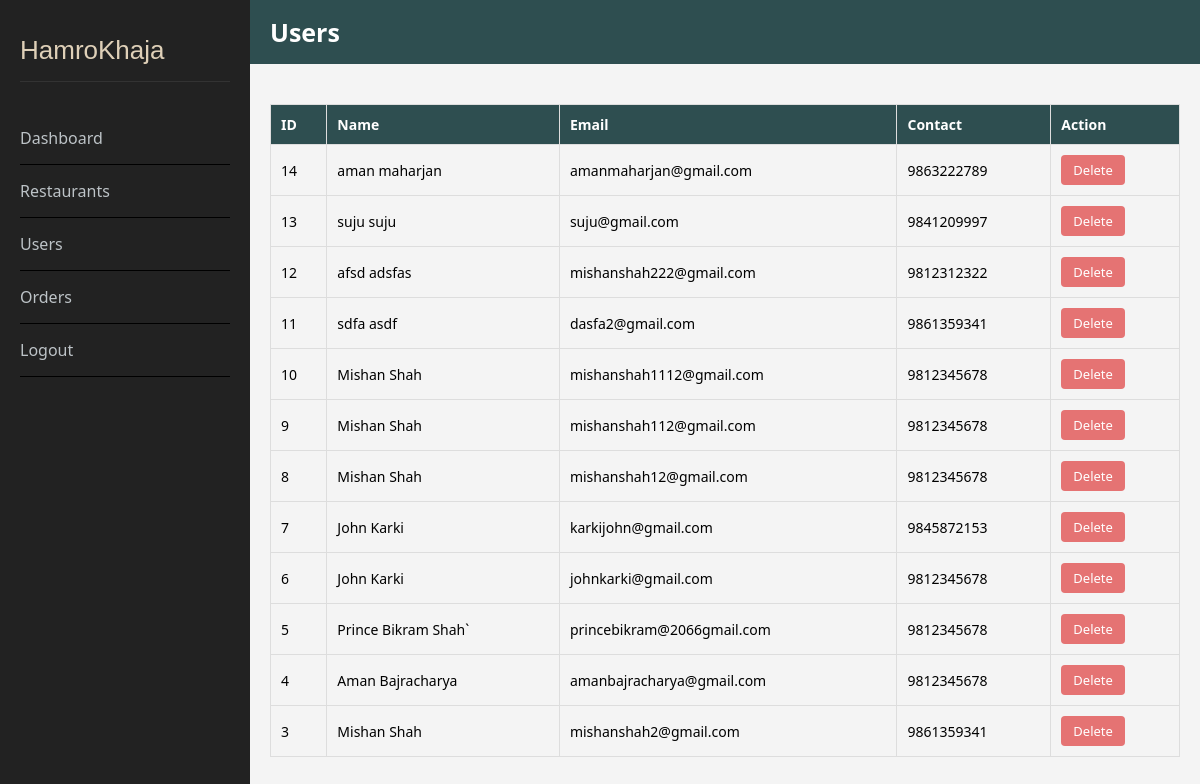
The app's page /system-admin/users.php (signed in), older data.
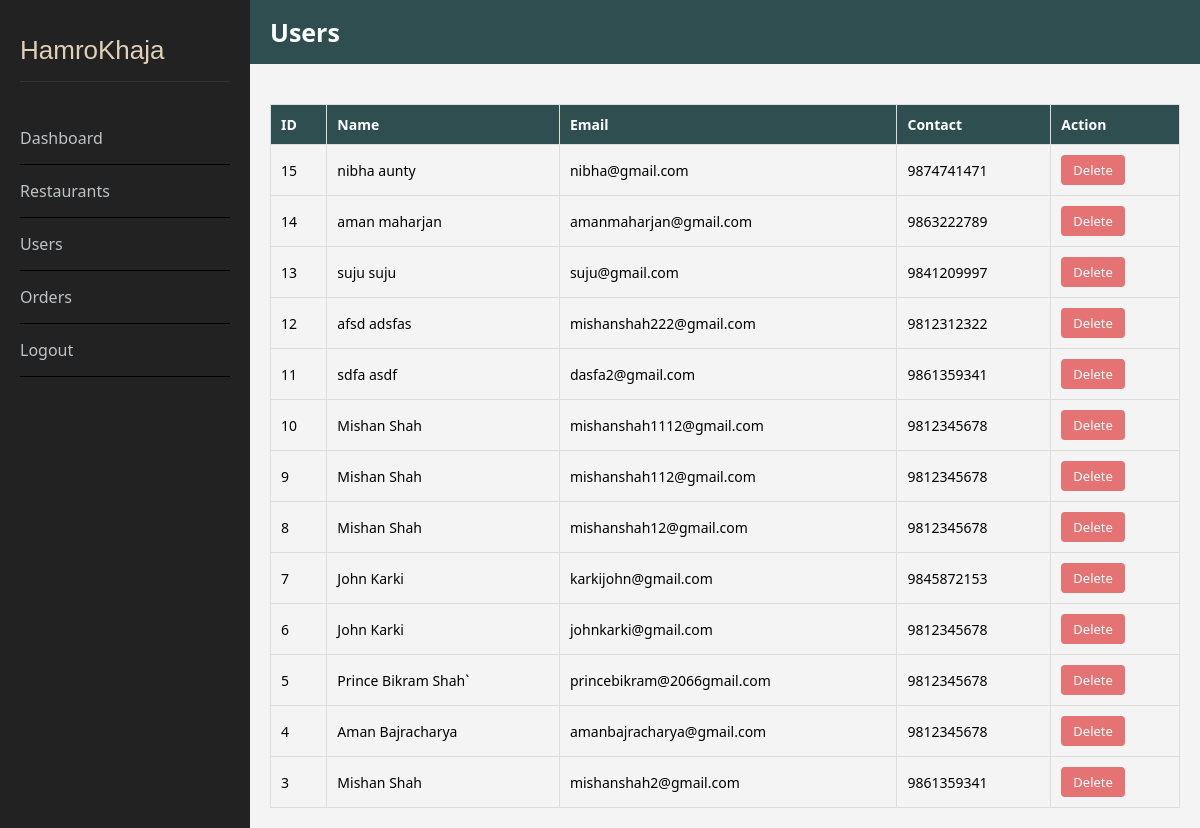
The same page, newer data.
### tables this page shows
CREATE TABLE `users` (
  `id` int(11) NOT NULL,
  `name` varchar(100) NOT NULL,
  `email` varchar(100) NOT NULL,
  `password` varchar(255) NOT NULL,
  `contact` varchar(15) NOT NULL
);

### system-admin/users.php (the view, shortened to what this page needs)
<?php
require_once('../db/connection.php');
?>
<!DOCTYPE html>
<html lang="en">
<head>
</head>
<body>
<div class="sidebar">
    <a href="dashboard.php" class="logo">HamroKhaja</a>
    <a href="dashboard.php">Dashboard</a>
    <a href="restaurants.php">Restaurants</a>
    <a href="users.php">Users</a>
    <a href="orders.php">Orders</a>
    <a href="logout.php">Logout</a>
</div>
<div class="main-content">
    <div class="topbar">Users</div>
    <div class="content">
        <table class="menu-table">
            <thead>
                <tr>
                    <th>ID</th>
                    <th>Name</th>
                    <th>Email</th>
                    <th>Contact</th>
                    <th>Action</th>
                </tr>
            </thead>
            <tbody>
                <?php
                $result = $conn->query("SELECT id, name, email, contact FROM users ORDER BY id DESC");
                while ($row = $result->fetch_assoc()):
                ?>
                <tr>
                    <td><?php echo $row['id']; ?></td>
                    <td><?php echo htmlspecialchars($row['name']); ?></td>
                    <td><?php echo htmlspecialchars($row['email']); ?></td>
                    <td><?php echo htmlspecialchars($row['contact']); ?></td>
                    <td>
                        <form method="POST" onsubmit="return confirm('Delete this user?');">
                            <button type="submit" name="delete_user" class="delete-btn">Delete</button>
                        </form>
                    </td>
                </tr>
                <?php endwhile; ?>
            </tbody>
        </table>
    </div>
</div>
</body>
</html>

Row changes from the older to the newer data that the page shows:
added users: id "15", name "nibha aunty", email "nibha@gmail.com", contact "9874741471"
